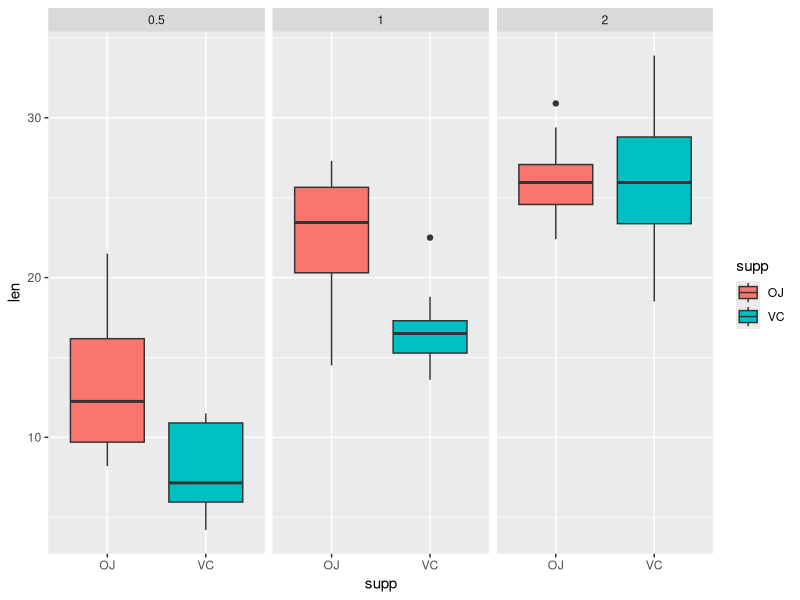

Generate this figure with R:
## ---- chunk 1
ipak <- function(pkg){
      new.pkg <- pkg[!(pkg %in% installed.packages()[, "Package"])]
      if (length(new.pkg)) 
            install.packages(new.pkg, dependencies = TRUE)
      sapply(pkg, require, character.only = TRUE)
}

### Package Usage
packages <- c("plyr", "dplyr", "data.table", "dtplyr", "lubridate", "ggplot2", "scales",
                  "reshape2", "knitr", "R.cache", "stringr", "gtools", "quantreg")
ipak(packages)
## ---- chunk 2
data(ToothGrowth)
## ---- chunk 3
str(ToothGrowth)
summary(ToothGrowth)
table(ToothGrowth$supp, ToothGrowth$dose)
## ---- chunk 4
unique(ToothGrowth$supp)
unique(ToothGrowth$dose)
## ---- chunk 5
ggplot(ToothGrowth, aes(x = supp, y = len)) +
      geom_boxplot(aes(fill = supp)) +
      facet_wrap(~dose)
## ---- chunk 6
vc_ttl <- select(subset(ToothGrowth, supp == "VC"), supp, len)
oj_ttl <- select(subset(ToothGrowth, supp == "OJ"), supp, len)

t.test(vc_ttl$len,oj_ttl$len, paired = FALSE, var.equal = FALSE, alternative = "two.sided")
## ---- chunk 7
vc05 <- select(subset(ToothGrowth, supp == "VC" & dose == 0.5), supp, len)
vc10 <- select(subset(ToothGrowth, supp == "VC" & dose == 1.0), supp, len)
vc20 <- select(subset(ToothGrowth, supp == "VC" & dose == 2.0), supp, len)
oj05 <- select(subset(ToothGrowth, supp == "OJ" & dose == 0.5), supp, len)
oj10 <- select(subset(ToothGrowth, supp == "OJ" & dose == 1.0), supp, len)
oj20 <- select(subset(ToothGrowth, supp == "OJ" & dose == 2.0), supp, len)

t.test(oj05$len,vc05$len, paired = FALSE, var.equal = FALSE, alternative = "greater")
## ---- chunk 8
t.test(oj10$len,vc10$len, paired = FALSE, var.equal = FALSE, alternative = "greater")
## ---- chunk 9
t.test(oj20$len,vc20$len, paired = FALSE, var.equal = FALSE, alternative = "greater")
## ---- chunk 10
t.test(oj20$len,oj05$len, paired = FALSE, var.equal = FALSE, alternative = "greater")
## ---- chunk 11
t.test(vc20$len,vc05$len, paired = FALSE, var.equal = FALSE, alternative = "greater")
## ---- chunk 12
t.test(oj10$len,oj05$len, paired = FALSE, var.equal = FALSE, alternative = "greater")
## ---- chunk 13
t.test(oj20$len,oj10$len, paired = FALSE, var.equal = FALSE, alternative = "greater")
## ---- chunk 14
t.test(vc10$len,vc05$len, paired = FALSE, var.equal = FALSE, alternative = "greater")
## ---- chunk 15
t.test(vc20$len,vc10$len, paired = FALSE, var.equal = FALSE, alternative = "greater")
